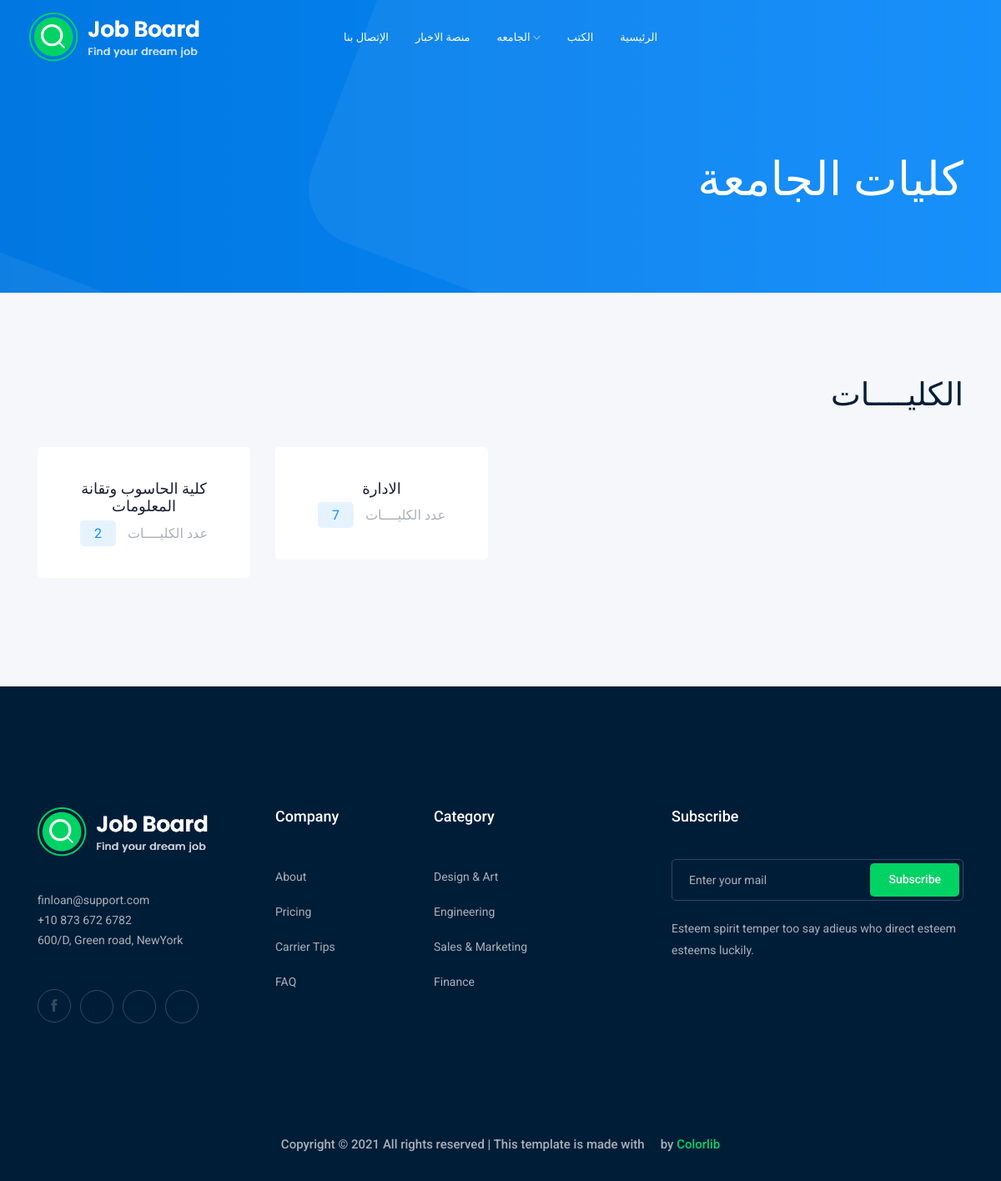
Page /college on the earlier database version.
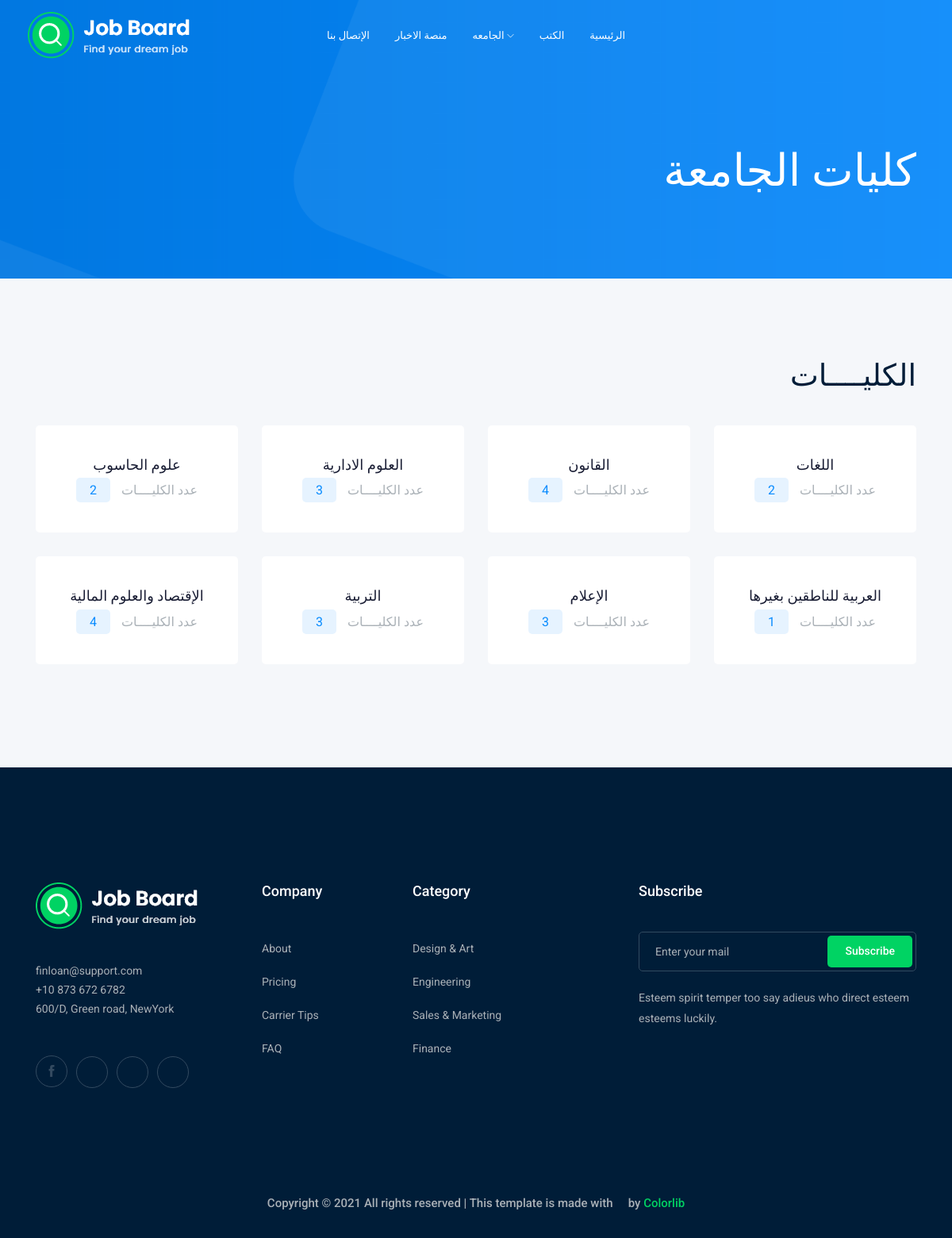
Same page on the later database version.
### college/models.py (models this page shows, shortened)
class College(models.Model):
    CLtitle = models.CharField(max_length=200, verbose_name=_('اسم الكلية'))
    CLdescrip = models.TextField(max_length=1000, verbose_name=_('وصف الكلية'))
    CLdepart = models.CharField(max_length=200,
                                choices=SECTION,
                                verbose_name=_("عدد الأقسام"))
    def get_absolute_url(self):
        return reverse('college:college_detail', kwargs={'id': self.id})

### college/views.py (the view)
# urls.py: path('college', views.colleges_list),
def colleges_list(request):
    colleges_list = College.objects.all()
    context = {'colleges_list': colleges_list}
    return render(request, 'college/colleges.html', context)

### college/templates/college/colleges.html (shortened to what this page needs)
{% extends 'index.html' %}
{% load static %}
{% block my_code %}
<div class="right">
    <div class="bradcam_area bradcam_bg_1">
        <div class="container">
            <div class="row">
                <div class="col-xl-4">
                    <div class=" bradcam_text">
                        <h3 class="wow fadeInLeftBig" data-wow-duration="2.5s">كليات الجامعة</h3>
                    </div>
                </div>
            </div>
        </div>
    </div>
</div>
<div class="popular_catagory_area">
    <div class="container">
        <div class="row">
            <div class="col-lg-12">
                <div class="section_title mb-40">
                    <h3 style="text-align: right;">الكليــــات </h3>
                </div>
            </div>
        </div>
        <div class="row">
            {% for col in colleges_list %}
            <a href="{{col.get_absolute_url}}">
                <div class="col-lg-4 col-xl-3 col-md-6">
                    <div class="single_catagory">
                        <h4 style="text-align: center;">{{col.CLtitle}}</h4>
                        <p style="text-align: center;"> عدد الكليــــات <span>{{col.CLdepart}}</span> </p>
                    </div>
            </a>
        </div>
        {% endfor %}
    </div>
{% endblock my_code %}

### templates/index.html (shortened to what this page needs)
{% load static %}
<!doctype html>
<html class="no-js" lang="zxx">
<head>
    <link rel="stylesheet" href="{% static 'css/bootstrap.min.css' %}">
    <link rel="stylesheet" href="{% static  'css/owl.carousel.min.css' %}">
    <link rel="stylesheet" href="{% static  'css/magnific-popup.css' %}">
    <link rel="stylesheet" href="{% static  'css/font-awesome.min.css' %}">
    <link rel="stylesheet" href="{% static  'css/themify-icons.css' %}">
    <link rel="stylesheet" href="{% static  'css/nice-select.css' %}">
    <link rel="stylesheet" href="{% static  'css/flaticon.css' %}">
    <link rel="stylesheet" href="{% static  'css/gijgo.css' %}">
    <link rel="stylesheet" href="{% static  'css/animate.min.css' %}">
    <link rel="stylesheet" href="{% static  'css/slicknav.css' %}">
    <link rel="stylesheet" href="{% static 'css/style.css' %}">
</head>
<header>
    <div class="header-area ">
        <div id="sticky-header" class="main-header-area">
            <div class="container-fluid ">
                <div class="header_bottom_border">
                    <div class="row align-items-center">
                        <div class="col-xl-3 col-lg-2">
                            <div class="logo">
                                <a href="index.html">
                                    <img src="{% static 'img/logo.png' %}" alt="">
                                </a>
                            </div>
                        </div>
                        <div class="col-xl-6 col-lg-7">
                            <div class="main-menu  d-none d-lg-block">
                                <nav>
                                    <ul id="navigation">
                                        <li><a href="contact.html">الإتصال بنا</a></li>
                                        <li><a href="/blogs">منصة الاخبار</a> </li>
                                        <li><a href="#">الجامعه <i class="ti-angle-down"></i></a>
                                        </li>
                                        <li><a href="/books">الكتب </a></li>
                                        <li><a href="/home">الرئيسية</a></li>
                                    </ul>
                                </nav>
                            </div>
                        </div>
                        <div class="col-12">
                        </div>
                    </div>
                </div>
            </div>
        </div>
    </div>
</header>
<body>
    {% block my_code %}
    {% endblock my_code %}
    <footer class="footer">
        <div class="footer_top">
            <div class="container">
                <div class="row">
                    <div class="col-xl-3 col-md-6 col-lg-3">
                        <div class="footer_widget wow fadeInUp" data-wow-duration="1s" data-wow-delay=".3s">
                            <div class="footer_logo">
                                <a href="#">
                                    <img src="{% static 'img/logo.png' %}" alt="">
                                </a>
                            </div>
                            <p>
                                finloan@support.com <br>
                                +10 873 672 6782 <br>
                                600/D, Green road, NewYork
                            </p>
                            <div class="socail_links">
                                <ul>
                                    <li>
                                        <a href="#">
                                            <i class="ti-facebook"></i>
                                        </a>
                                    </li>
                                    <li>
                                        <a href="#">
                                            <i class="fa fa-google-plus"></i>
                                        </a>
                                    </li>
                                    <li>
                                        <a href="#">
                                            <i class="fa fa-twitter"></i>
                                        </a>
                                    </li>
                                    <li>
                                        <a href="#">
                                            <i class="fa fa-instagram"></i>
                                        </a>
                                    </li>
                                </ul>
                            </div>
                        </div>
                    </div>
                    <div class="col-xl-2 col-md-6 col-lg-2">
                        <div class="footer_widget wow fadeInUp" data-wow-duration="1.1s" data-wow-delay=".4s">
                            <h3 class="footer_title">
                                Company
                            </h3>
                            <ul>
                                <li><a href="#">About </a></li>
                                <li><a href="#"> Pricing</a></li>
                                <li><a href="#">Carrier Tips</a></li>
                                <li><a href="#">FAQ</a></li>
                            </ul>
                        </div>
                    </div>
                    <div class="col-xl-3 col-md-6 col-lg-3">
                        <div class="footer_widget wow fadeInUp" data-wow-duration="1.2s" data-wow-delay=".5s">
                            <h3 class="footer_title">
                                Category
                            </h3>
                            <ul>
                                <li><a href="#">Design & Art</a></li>
                                <li><a href="#">Engineering</a></li>
                                <li><a href="#">Sales & Marketing</a></li>
                                <li><a href="#">Finance</a></li>
                            </ul>
                        </div>
                    </div>
                    <div class="col-xl-4 col-md-6 col-lg-4">
                        <div class="footer_widget wow fadeInUp" data-wow-duration="1.3s" data-wow-delay=".6s">
                            <h3 class="footer_title">
                                Subscribe
                            </h3>
                            <form action="#" class="newsletter_form">
                                <input type="text" placeholder="Enter your mail">
                                <button type="submit">Subscribe</button>
                            </form>
                            <p class="newsletter_text">Esteem spirit temper too say adieus who direct esteem esteems
                                luckily.</p>
                        </div>
                    </div>
                </div>
            </div>
        </div>
        <div class="copy-right_text wow fadeInUp" data-wow-duration="1.4s" data-wow-delay=".3s">
            <div class="container">
                <div class="row">
                    <div class="col-xl-12">
                        <p class="copy_right text-center">
                            Copyright &copy;
                            <script>document.write(new Date().getFullYear());</script> All rights reserved | This
                            template is made with <i class="fa fa-heart-o" aria-hidden="true"></i> by <a
                                href="https://colorlib.com" target="_blank">Colorlib</a>
                        </p>
                    </div>
                </div>
            </div>
        </div>
    </footer>
</body>
</html>

Differences in the rows shown:
changed College: CLtitle "كلية الحاسوب وتقانة المعلومات" → "علوم الحاسوب"
changed College: CLtitle "الادارة" → "العلوم الادارية"; CLdepart "7" → "3"
added College: CLtitle "القانون", CLdepart "4"
added College: CLtitle "اللغات", CLdepart "2"
added College: CLtitle "الإقتصاد والعلوم المالية", CLdepart "4"
added College: CLtitle "التربية", CLdepart "3"
added College: CLtitle "الإعلام", CLdepart "3"
added College: CLtitle "العربية للناطقين بغيرها", CLdepart "1"
